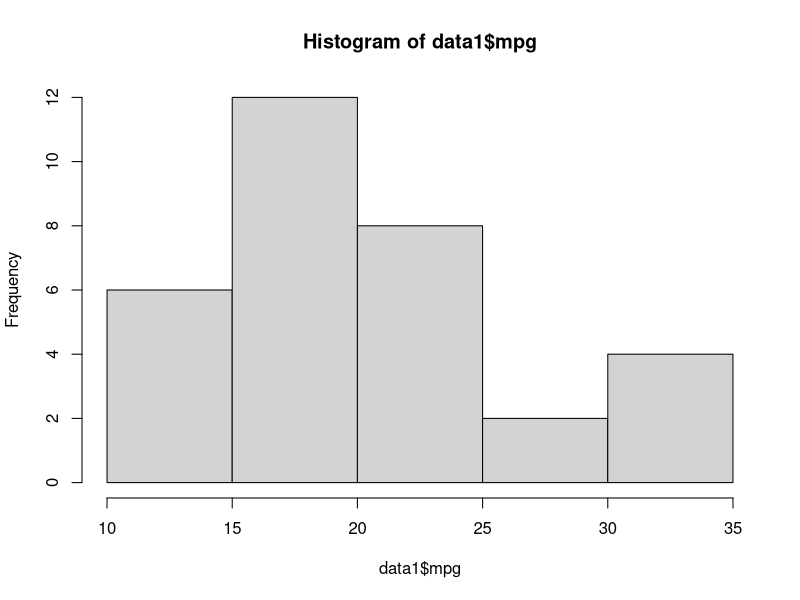
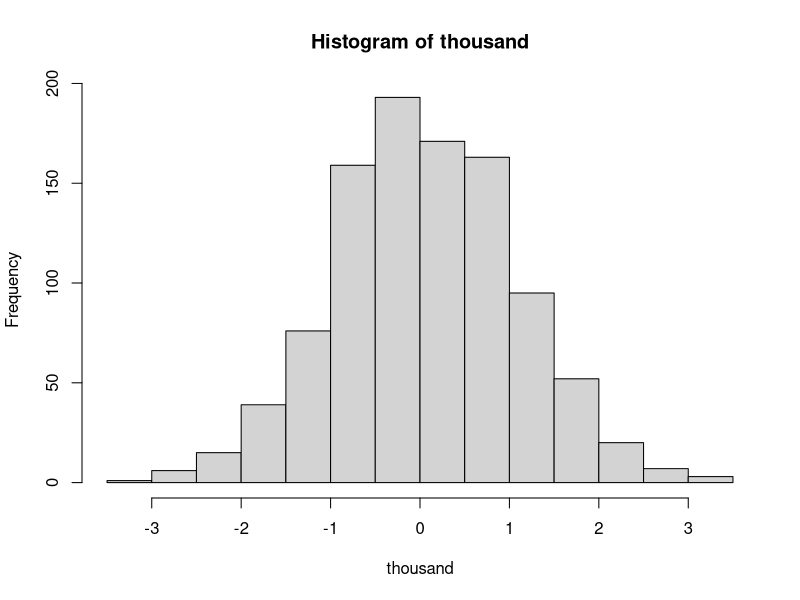
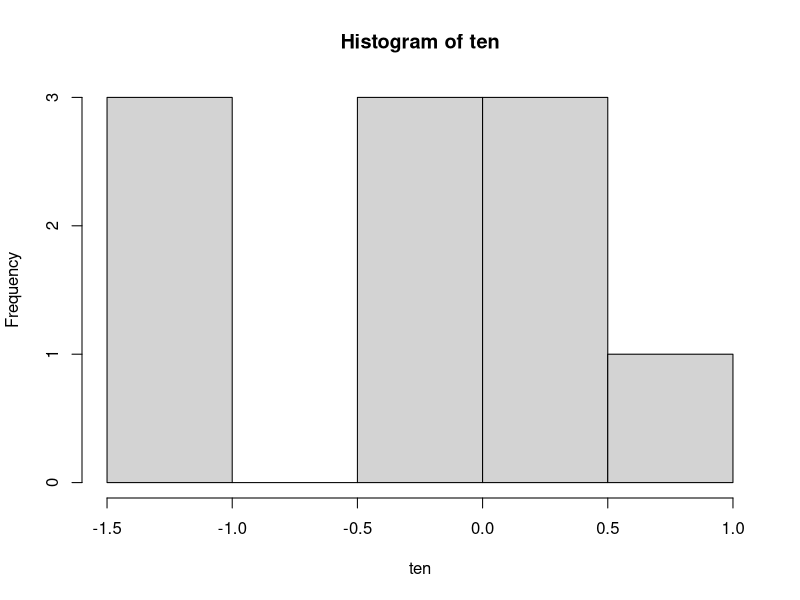
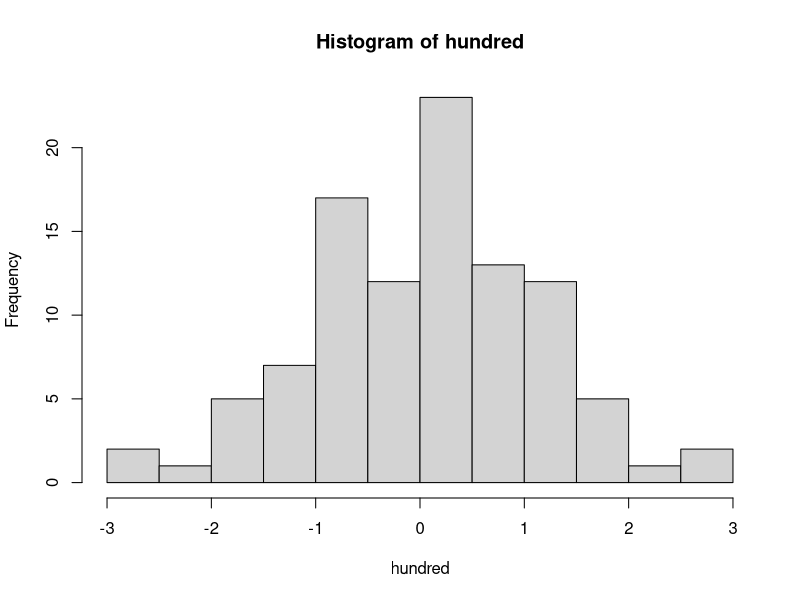
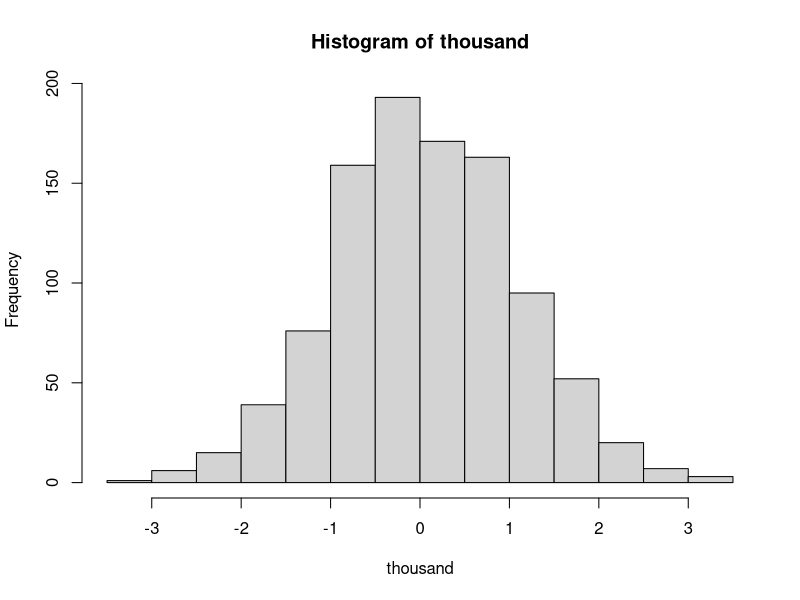

Here is the R script that generated these plots, in order:
## ---- chunk 1
setwd("/Users/burrelvannjr/Desktop")
## ---- chunk 2
options(repos=c(CRAN="http://cran.stat.ucla.edu/"))
## ---- chunk 3
install.packages("MASS")
install.packages("psych")
## ---- chunk 4
library(MASS)
library(psych)
## ---- chunk 5
mtcars
## ---- chunk 6
data1<-mtcars
## ---- chunk 7
data1$mpg
## ---- chunk 8
summary(data1)
## ---- chunk 9
summary(data1$mpg)
## ---- chunk 10
describe(data1)
describe(data1$mpg)
## ---- chunk 11
mean(data1$mpg)
median(data1$mpg)
sd(data1$mpg)
min(data1$mpg)
max(data1$mpg)
range(data1$mpg)
## ---- chunk 12
min1<-min(data1$mpg)
max1<-max(data1$mpg)
max1-min1
## ---- chunk 13
range1<-max1-min1
range1
## ---- chunk 14
max(data1$mpg)-min(data1$mpg)
## ---- chunk 15
hist(data1$mpg)
## ---- chunk 16
rnorm(100,0,1)
rnorm(100)
## ---- chunk 17
rnorm(10)
## ---- chunk 18
rnorm(100)
## ---- chunk 19
rnorm(1000)
## ---- chunk 20
ten<-rnorm(10)
hundred<-rnorm(100)
thousand<-rnorm(1000)
## ---- chunk 21
mean(thousand)
median(thousand)
sd(thousand)
min(thousand)
max(thousand)
range<-max(thousand)-min(thousand)
range
hist(thousand)
## ---- chunk 22
hist(ten)
hist(hundred)
hist(thousand)
